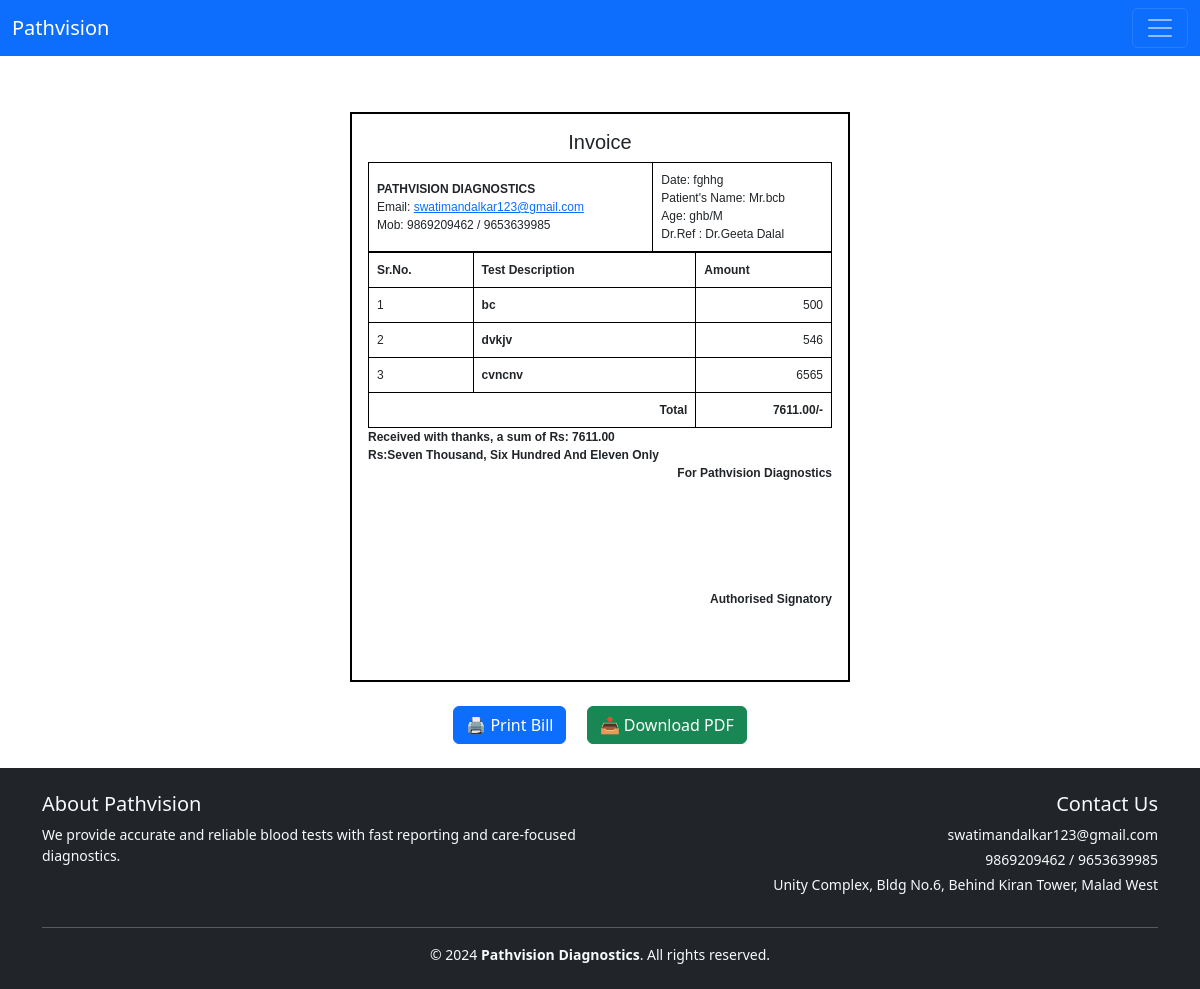
Page /bill_detail/11/ (signed in) on the committed database.
### bill/models.py (models this page shows, shortened)
class Bill(models.Model):
    user = models.ForeignKey(User, on_delete=models.CASCADE)
    date = models.CharField(max_length=20, editable=True)
    prefix = models.CharField(max_length=5, choices=PREFIX_CHOICES, default='Mr.')
    patient_name = models.CharField(max_length=255)
    age = models.CharField(max_length=10)
    gender = models.CharField(max_length=10,choices=GENDER_CHOICES,default='M')
    doctor_choice = models.CharField(max_length=100, choices=DOCTOR_CHOICES, default='Dr.Geeta Dalal')
    doctor_name = models.CharField(max_length=255, blank=True)  # This field stores the final doctor name
    test_details = models.TextField(default="")
    total_amount = models.DecimalField(max_digits=10, decimal_places=2)
    amount_in_words = models.CharField(max_length=255)

### bill/views.py (the view)
# urls.py: path('bill_detail/<int:bill_id>/',bill_detail,name = 'bill_detail'),
@login_required
def bill_detail(request, bill_id):
    bill = get_object_or_404(Bill, pk=bill_id, user=request.user)
    test_items = []
    for line in bill.test_details.splitlines():
        if ':' in line:
            name, amount = map(str.strip, line.split(':', 1))
            test_items.append((name, amount if amount else '/'))
        else:
            test_items.append((line.strip(), '/'))
    range_10 = range(10)
    context = {
        'bill': bill,
        'test_items': test_items,
        'range_10': range(10),  # Used for slash rendering if all results are '/'
    }
    return render(request, 'bill/bill_detail.html', context)

### bill/templates/bill/bill_detail.html (shortened to what this page needs)
{% extends 'bill/base.html' %}
{% block content %}
<div class="invoice-wrapper">
    <div id = "invoiceBox" >
        <h5 class="center">Invoice</h5>
        <table >
            <tr>
                <td colspan="2">
                    <b>PATHVISION DIAGNOSTICS</b><br>
                    Email: <a href="#">swatimandalkar123@gmail.com</a><br>
                    Mob: 9869209462 / 9653639985
                </td>
                <td>
                    Date: {{ bill.date }}<br>
                    Patient's Name: {{ bill.prefix }}{{ bill.patient_name }}<br>
                    Age: {{ bill.age }}/{{ bill.gender }}<br>
                    Dr.Ref : Dr.{{ bill.doctor_name }}
                </td>
            </tr>
        </table>
        <div class="slash-table-wrapper">
            <table>
                <tr>
                    <th>Sr.No.</th>
                    <th>Test Description</th>
                    <th class="amount-header">Amount</th>
                </tr>
                {% if test_items|length == 1 and test_items.0.0 == '/' and test_items.0.1 == '/' %}
                    {% for i in range_10 %}
                    <tr>
                        <td>{{ forloop.counter }}</td>
                        <td>&nbsp;</td>
                        <td class="amount-cell">
                            {% if forloop.first %}
                                <div class="diagonal-container">
                                    <div class="diagonal-line"></div>
                                </div>
                            {% endif %}
                        </td>
                    </tr>
                    {% endfor %}
                {% else %}
                    {% for test_name, result in test_items %}
                    <tr>
                        <td>{{ forloop.counter }}</td>
                        <td class="bold">{{ test_name }}</td>
                        <td class="right">
                            {% if forloop.last and result == '/' %}
                                <div class="diagonal-slash-cell"></div>
                            {% else %}
                                <div>{{ result }}</div>
                            {% endif %}
                        </td>
                    </tr>
                    {% endfor %}
                {% endif %}
                <tr>
                    <td colspan="2" class="right bold">Total</td>
                    <td class="bold right">{{ bill.total_amount }}/-</td>
                </tr>
            </table>
        </div>
        <div class="tight-line">
            <p><b>Received with thanks, a sum of Rs: {{ bill.total_amount }}</b></p>
            <p><b>Rs:{{ bill.amount_in_words }}</b></p>
            <p class="right"><b>For Pathvision Diagnostics</b></p><br><br><br><br><br><br>
            <p class="right"><b>Authorised Signatory</b></p>
        </div>
    </div>
</div>
<div class="mt-4 text-center">
    <button onclick="window.print()" class="btn btn-primary mx-2">🖨️ Print Bill</button>
    <a href="{% url 'download_pdf' bill.id %}" target="_blank" class="btn btn-success mx-2">📥 Download PDF</a>
</div>
{% endblock %}

### bill/templates/bill/bill_detail.html (style rules this page uses)
.invoice-wrapper { display:flex; justify-content:center; align-items:center; margin-top: 2rem; }
#invoiceBox { width: 500px; min-height: 570px; border: 2px solid black; padding: 20px; font-family: Arial, sans-serif; background-color: white; overflow: visible; font-size: 14px; }
table { width: 100%; border-collapse: collapse; }
th, td { border: 1px solid black; padding: 8px; text-align: left; }
.tight-line p { margin-bottom: 0px; }
.bold { font-weight: bold; }
.right { text-align: right; }
.center { text-align: center; }

### rows in the picture
Bill: date "fghhg", prefix "Mr.", patient_name "bcb", age "ghb", gender "M", doctor_name "Geeta Dalal", total_amount "7611.00", amount_in_words "Seven Thousand, Six Hundred And Eleven Only"

### other values in the picture
{{ test_name }} "bc" "dvkjv" "cvncnv"
{{ result }} "500" "546" "6565"
